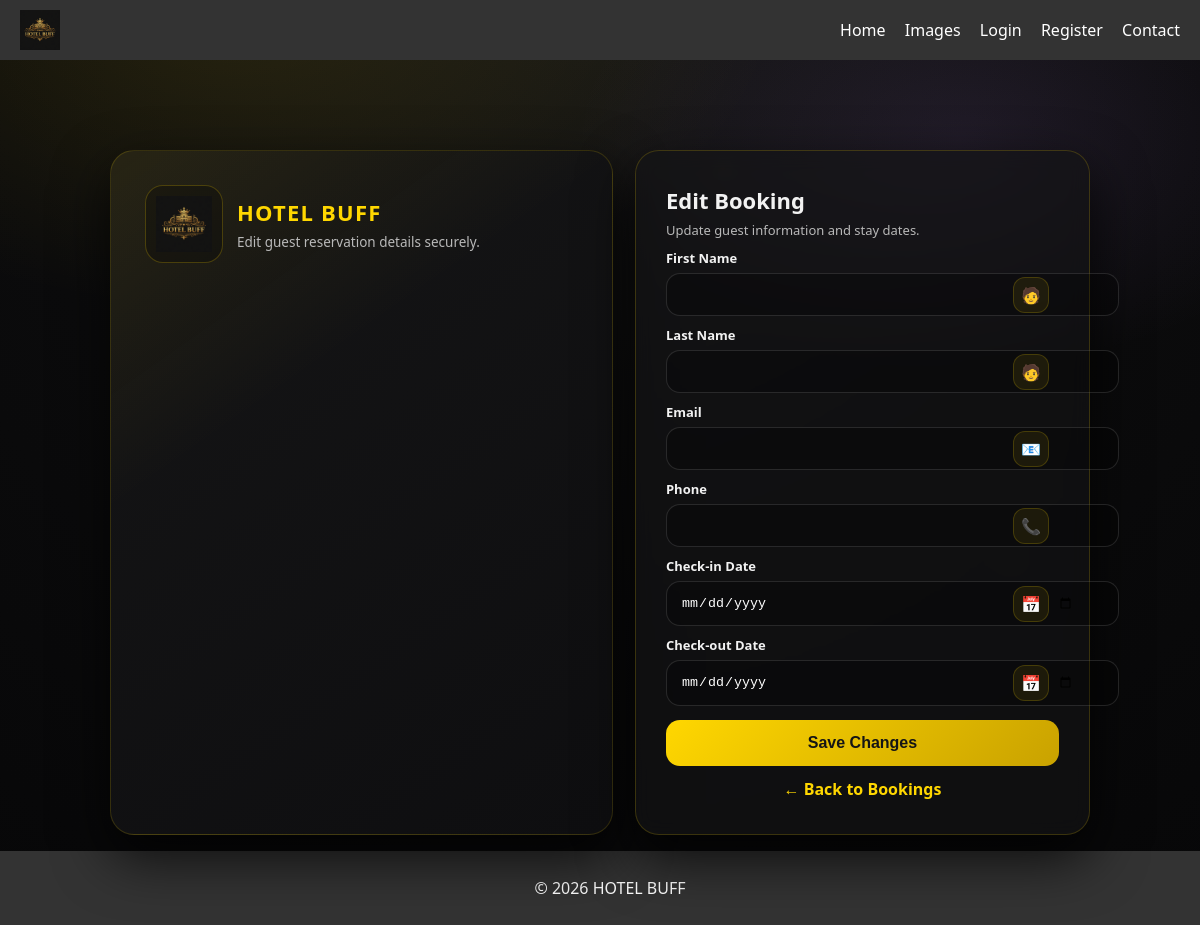
/admin/edit/43, run on an earlier commit of the app's database.
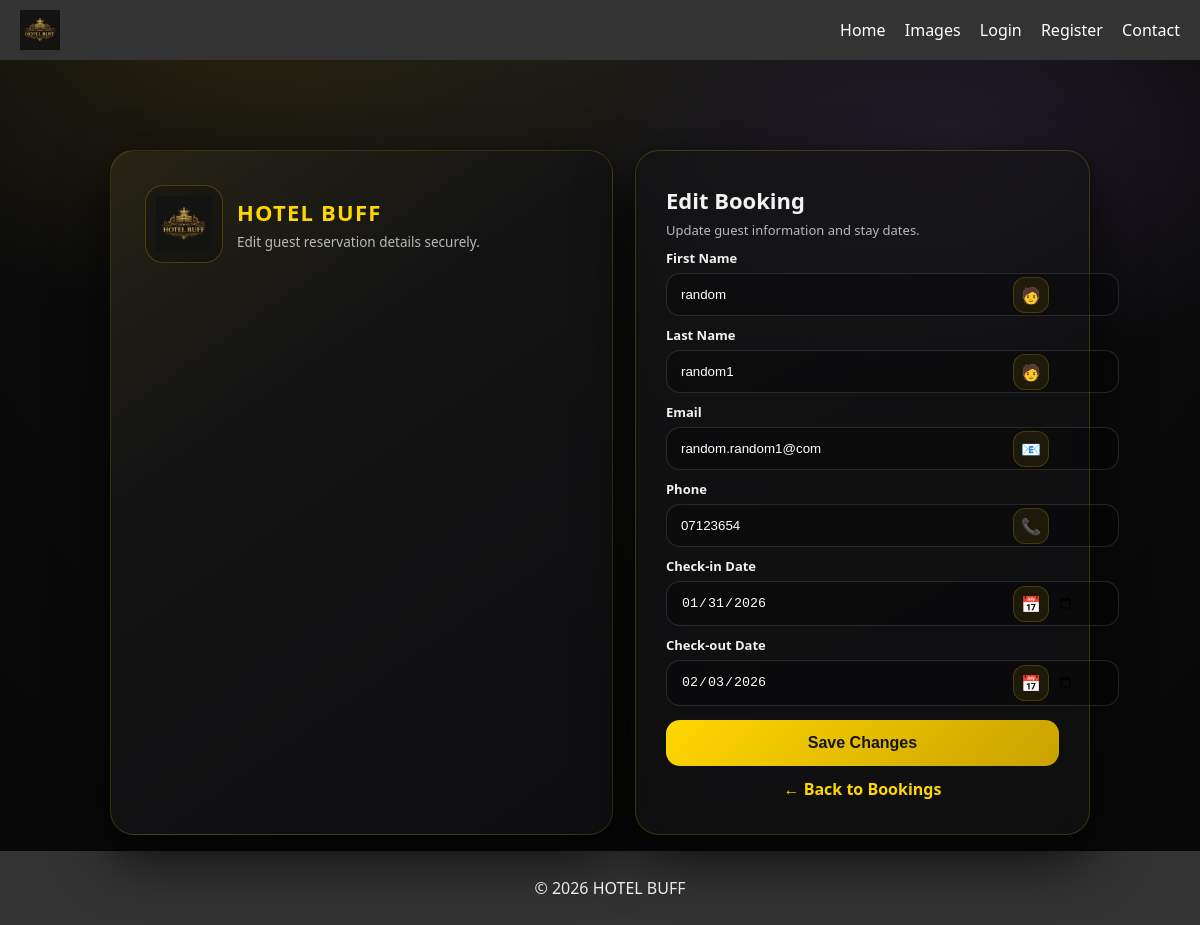
And on a later commit of the database.
### tables this page shows
CREATE TABLE bookings (
            id INTEGER PRIMARY KEY AUTOINCREMENT,
            first_name TEXT NOT NULL,
            last_name TEXT NOT NULL,
            email TEXT NOT NULL,
            phone TEXT NOT NULL,
            checkin_date TEXT NOT NULL,
            checkout_date TEXT NOT NULL,
            created_at TEXT NOT NULL
        );

### app.py (the view, shortened to what this page needs)
@app.route("/admin/edit/<int:booking_id>", methods=["GET", "POST"])
def edit_booking(booking_id):
    conn = get_db_connection()
    booking = conn.execute(
        "SELECT * FROM bookings WHERE id=?",
        (booking_id,)
    ).fetchone()
    conn.close()
    return render_template("edit_booking.html", booking=booking)

### database.py (called while the page is built)
def get_db_connection():
    conn = sqlite3.connect(DB_NAME, timeout=10, check_same_thread=False)
    conn.row_factory = sqlite3.Row
    return conn

### templates/edit_booking.html (shortened to what this page needs)
{% extends "base.html" %}
{% block content %}
<div class="bg-particles">
  <span class="p"></span><span class="p"></span><span class="p"></span><span class="p"></span><span class="p"></span>
</div>
<div class="wrap">
  <div class="shell">
    <section class="brand-panel">
      <div class="brand-top">
        <div class="logo-hero">
          <img src="{{ url_for('static', filename='images/logo.png') }}" alt="HOTEL BUFF">
        </div>
        <div class="brand-title">
          <h1>HOTEL BUFF</h1>
          <p>Edit guest reservation details securely.</p>
        </div>
      </div>
    </section>
    <section class="card">
      <div class="head">
        <h2>Edit Booking</h2>
        <p>Update guest information and stay dates.</p>
      </div>
      <form method="POST">
        <div class="field">
          <label>First Name</label>
          <div class="control">
            <input type="text" name="first_name" value="{{ booking.first_name }}" required>
            <div class="icon">🧑</div>
          </div>
        </div>
        <div class="field">
          <label>Last Name</label>
          <div class="control">
            <input type="text" name="last_name" value="{{ booking.last_name }}" required>
            <div class="icon">🧑</div>
          </div>
        </div>
        <div class="field">
          <label>Email</label>
          <div class="control">
            <input type="email" name="email" value="{{ booking.email }}" required>
            <div class="icon">📧</div>
          </div>
        </div>
        <div class="field">
          <label>Phone</label>
          <div class="control">
            <input type="text" name="phone" value="{{ booking.phone }}" required>
            <div class="icon">📞</div>
          </div>
        </div>
        <div class="field">
          <label>Check-in Date</label>
          <div class="control">
            <input type="date" name="checkin_date" value="{{ booking.checkin_date }}" required>
            <div class="icon">📅</div>
          </div>
        </div>
        <div class="field">
          <label>Check-out Date</label>
          <div class="control">
            <input type="date" name="checkout_date" value="{{ booking.checkout_date }}" required>
            <div class="icon">📅</div>
          </div>
        </div>
        <button class="btn" type="submit">Save Changes</button>
        <div class="link">
          <a href="{{ url_for('admin_bookings') }}">← Back to Bookings</a>
        </div>
      </form>
    </section>
  </div>
</div>
{% endblock %}

### templates/base.html (shortened to what this page needs)
<!DOCTYPE html>
<html lang="en">
<head>
    <link rel="stylesheet" href="{{ url_for('static', filename='css/style.css') }}">
</head>
<body>
    <header>
        <img src="{{ url_for('static', filename='images/logo.png') }}" alt="HOTEL BUFF" class="logo">
        <nav>
            <a href="{{ url_for('home') }}">Home</a>
            {% if 'user' in session %}
                <a href="{{ url_for('booking') }}">Book Now</a>
                {% if session['user'] != 'admin' %}
                    <a href="{{ url_for('booking_status') }}">Booking Status</a>
                {% endif %}
                {% if session['user'] == 'admin' %}
                    <a href="{{ url_for('admin_bookings') }}">Registered</a>
                    <a href="{{ url_for('admin_users') }}">Registered Users</a>
                {% endif %}
                <a href="{{ url_for('logout') }}">Logout</a>
            {% else %}
                <a href="{{ url_for('images') }}">Images</a>
                <a href="{{ url_for('login') }}">Login</a>
                <a href="{{ url_for('register') }}">Register</a>
                <a href="{{ url_for('contact') }}">Contact</a>
            {% endif %}
        </nav>
    </header>
    <main>
    {% block content %}{% endblock %}
    </main>
    <footer>
        <p>© 2026 HOTEL BUFF</p>
    </footer>
</body>
</html>

### static/css/style.css (style rules this page uses)
body { font-family: Arial, sans-serif; margin: 0; padding: 0; background-color: #f5f5f5; }
header { background-color: #333; color: #fff; padding: 10px 20px; display: flex; align-items: center; justify-content: space-between; }
header .logo { height: 40px; }
header nav a { color: #fff; margin-left: 15px; text-decoration: none; }
main { padding: 20px; }
footer { background-color: #333; color: #fff; text-align: center; padding: 10px; position: fixed; bottom: 0; width: 100%; }

### templates/edit_booking.html (style rules this page uses)
:root { --bg1:#0b0b0c; --card: rgba(20,20,22,.62); --stroke: rgba(255,215,0,.18); --gold:#ffd700; --gold2:#c9a200; --text:#f2f2f2; --muted:#b9b9b9; --danger:#ff4d4d; --ok:#4dff8b; }
body { background: radial-gradient(900px 520px at 20% 0%, rgba(255,215,0,.10), transparent 60%), radial-gradient(700px 420px at 80% 15%, rgba(187,134,252,.10), transparent 55%), radial-gradient(circle at top, #161616, #0b0b0c 55%, #070708); color: var(--text); font-family: "Segoe UI", system-ui, Arial, sans-serif; overflow-x:hidden; }
.bg-particles { position: fixed; inset:0; pointer-events:none; z-index:0; opacity:.55; }
.p { position:absolute; width:6px; height:6px; border-radius:999px; background: radial-gradient(circle, rgba(255,215,0,.9), rgba(255,215,0,.05)); animation: float 9s ease-in-out infinite; }
.p:nth-child(1) { left:10%; top:22%; }
.p:nth-child(2) { left:22%; top:76%; }
.p:nth-child(3) { left:60%; top:18%; }
.p:nth-child(4) { left:84%; top:60%; }
.p:nth-child(5) { left:50%; top:82%; }
.wrap { position: relative; z-index:1; min-height: calc(100vh - 160px); display:flex; align-items:center; justify-content:center; padding: 70px 14px; }
.shell { width:100%; max-width: 980px; display:grid; grid-template-columns: 1.05fr .95fr; gap: 22px; }
.brand-panel { border-radius: 24px; background: linear-gradient(145deg, rgba(255,215,0,.08), rgba(0,0,0,.0) 35%), linear-gradient(145deg, #151516, #0e0e10); border: 1px solid rgba(255,215,0,.16); box-shadow: 0 22px 55px rgba(0,0,0,.75); padding: 34px; position: relative; overflow:hidden; }
.brand-top { display:flex; gap:14px; align-items:center; margin-bottom:18px; }
.logo-hero { width:76px; height:76px; border-radius:18px; background: rgba(0,0,0,.25); border:1px solid rgba(255,215,0,.22); display:flex; align-items:center; justify-content:center; }
.logo-hero img { width:56px; }
.brand-title h1 { margin:0; font-size: 22px; letter-spacing:1.2px; color: var(--gold); }
.brand-title p { margin:6px 0 0; color: var(--muted); font-size: 13.5px; }
.card { border-radius: 24px; background: var(--card); border: 1px solid var(--stroke); backdrop-filter: blur(10px); box-shadow: 0 22px 55px rgba(0,0,0,.78); padding: 34px 30px; position: relative; }
.head h2 { margin:0; font-size:22px; }
.head p { margin:6px 0 0; color:var(--muted); font-size:13px; }
.field { margin-top:10px; }
.field label { display:block; margin-bottom:6px; font-weight:700; font-size:13px; }
.control { position:relative; }
.control input { width:100%; padding:13px 44px 13px 14px; border:1px solid rgba(255,255,255,.12); border-radius:14px; background: rgba(0,0,0,.28); color:#fff; }
.icon { position:absolute; right:10px; top:50%; transform:translateY(-50%); width:34px; height:34px; border-radius:12px; border:1px solid rgba(255,215,0,.18); background: rgba(255,215,0,.08); display:flex; align-items:center; justify-content:center; }
.btn { width:100%; margin-top:14px; padding:14px; border:none; border-radius:14px; background: linear-gradient(135deg, var(--gold), var(--gold2)); color:#151515; font-size:16px; font-weight:900; cursor:pointer; transition:.25s; }
.link { margin-top:12px; text-align:center; }
.link a { color: var(--gold); text-decoration:none; font-weight:900; }

What changed in the data, as far as the page shows it:
added bookings: first_name "random", last_name "random1", email "random.random1@com", phone "07123654", checkin_date "01/31/2026", checkout_date "02/03/2026"
